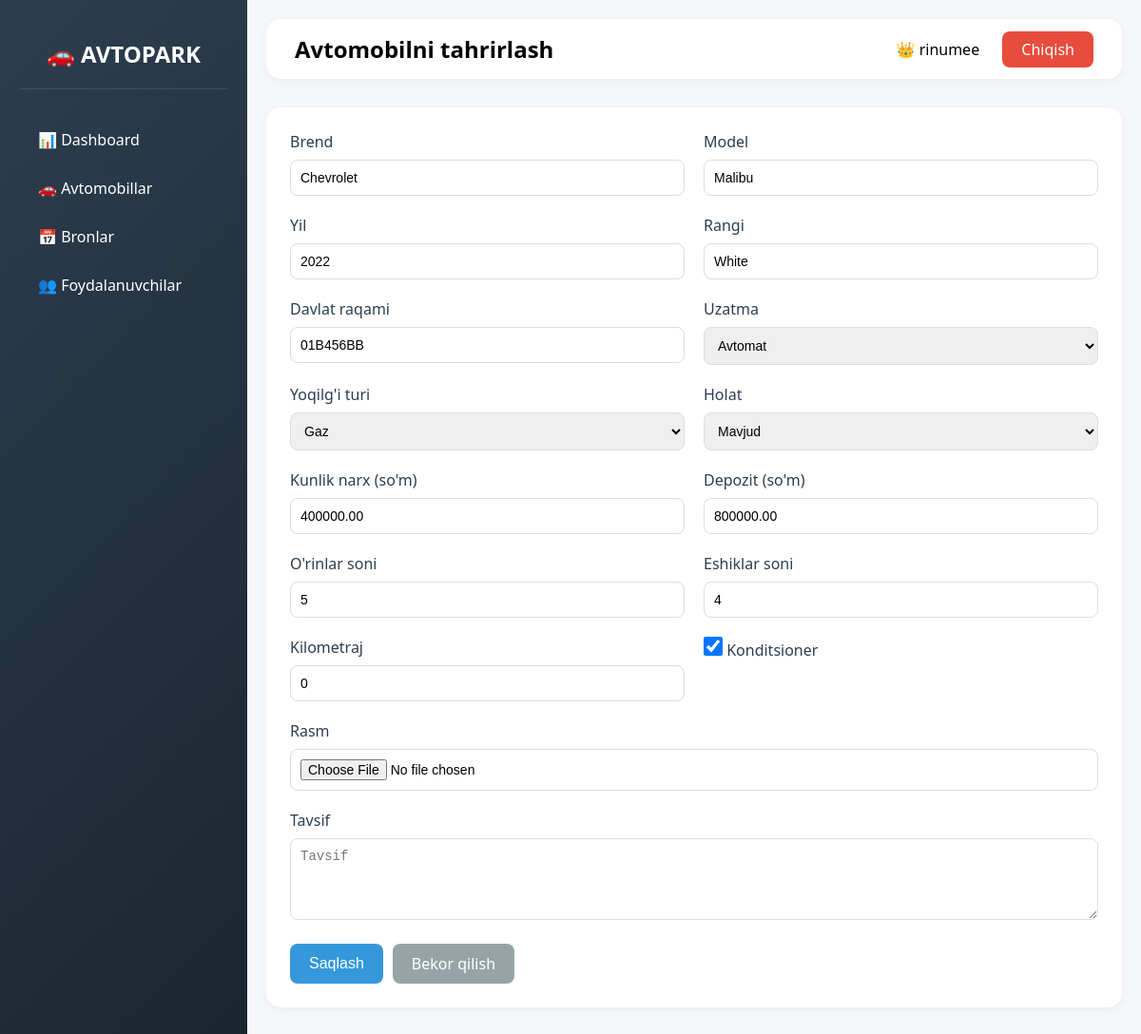
The app's page /cars/2/edit/ (signed in) with its own data.
### accounts/models.py (models this page shows, shortened)
class CustomUser(AbstractUser):
    USER_TYPE_CHOICES = (
        ('user', 'Foydalanuvchi'),
        ('admin', 'Admin'),
    )
    user_type = models.CharField(max_length=10, choices=USER_TYPE_CHOICES, default='user')
    phone = models.CharField(max_length=20, unique=True)
    full_name = models.CharField(max_length=200)
    address = models.TextField(blank=True, null=True)
    passport_series = models.CharField(max_length=20, blank=True, null=True)
    created_at = models.DateTimeField(auto_now_add=True)

### cars/models.py (models this page shows, shortened)
class Car(models.Model):
    TRANSMISSION_CHOICES = (
        ('manual', 'Mexanik'),
        ('automatic', 'Avtomat'),
    )
    FUEL_CHOICES = (
        ('petrol', 'Benzin'),
        ('diesel', 'Dizel'),
        ('gas', 'Gaz'),
        ('electric', 'Elektrik'),
    )
    STATUS_CHOICES = (
        ('available', 'Mavjud'),
        ('rented', 'Ijarada'),
        ('maintenance', 'Texnik xizmatda'),
        ('unavailable', 'Mavjud emas'),
    )
    brand = models.CharField(max_length=100)
    model = models.CharField(max_length=100)
    year = models.IntegerField()
    color = models.CharField(max_length=50)
    license_plate = models.CharField(max_length=20, unique=True)
    transmission = models.CharField(max_length=20, choices=TRANSMISSION_CHOICES)
    fuel_type = models.CharField(max_length=20, choices=FUEL_CHOICES)
    price_per_day = models.DecimalField(max_digits=10, decimal_places=2)
    price_per_hour = models.DecimalField(max_digits=10, decimal_places=2, null=True, blank=True)
    deposit = models.DecimalField(max_digits=10, decimal_places=2, default=0)
    mileage = models.IntegerField(default=0)
    seats = models.IntegerField(default=5)
    doors = models.IntegerField(default=4)
    air_conditioner = models.BooleanField(default=True)
    image = models.ImageField(upload_to='cars/', null=True, blank=True)
    description = models.TextField(blank=True, null=True)
    status = models.CharField(max_length=20, choices=STATUS_CHOICES, default='available')
    created_at = models.DateTimeField(auto_now_add=True)

### cars/views.py (the view)
# urls.py: path('<int:car_id>/edit/', views.car_edit, name='car_edit'),
@login_required
@user_passes_test(is_admin)
def car_edit(request, car_id):
    car = get_object_or_404(Car, id=car_id)
    if request.method == 'POST':
        form = CarForm(request.POST, request.FILES, instance=car)
        if form.is_valid():
            form.save()
            messages.success(request, f'{car.full_name} muvaffaqiyatli yangilandi!')
            return redirect('car_list')
    else:
        form = CarForm(instance=car)
    return render(request, 'cars/car_form.html', {
        'form': form,
        'title': 'Avtomobilni tahrirlash',
        'button_text': 'Saqlash',
        'car': car
    })

### cars/views.py (called while the page is built)
def is_admin(user):
    return user.is_authenticated and (user.user_type == 'admin' or user.is_staff)

### templates/cars/car_form.html (shortened to what this page needs)
<!DOCTYPE html>
<html lang="uz">
<head>
</head>
<body>
    <div class="sidebar">
        <div class="logo">🚗 AVTOPARK</div>
        <div class="nav-item"><a href="{% url 'admin_dashboard' %}">📊 Dashboard</a></div>
        <div class="nav-item"><a href="{% url 'car_list' %}">🚗 Avtomobillar</a></div>
        <div class="nav-item"><a href="{% url 'booking_list' %}">📅 Bronlar</a></div>
        <div class="nav-item"><a href="{% url 'admin_user_list' %}">👥 Foydalanuvchilar</a></div>
    </div>
    <div class="main-content">
        <div class="top-bar">
            <h2>{{ title }}</h2>
            <div>
                <span style="margin-right: 20px;">👑 {{ user.full_name }}</span>
                <a href="{% url 'logout' %}" class="logout-btn">Chiqish</a>
            </div>
        </div>
        <div class="section">
            <form method="post" enctype="multipart/form-data">
                <div class="form-row">
                    <div class="form-group">
                        <label>Brend</label>
                        {{ form.brand }}
                    </div>
                    <div class="form-group">
                        <label>Model</label>
                        {{ form.model }}
                    </div>
                </div>
                <div class="form-row">
                    <div class="form-group">
                        <label>Yil</label>
                        {{ form.year }}
                    </div>
                    <div class="form-group">
                        <label>Rangi</label>
                        {{ form.color }}
                    </div>
                </div>
                <div class="form-row">
                    <div class="form-group">
                        <label>Davlat raqami</label>
                        {{ form.license_plate }}
                    </div>
                    <div class="form-group">
                        <label>Uzatma</label>
                        {{ form.transmission }}
                    </div>
                </div>
                <div class="form-row">
                    <div class="form-group">
                        <label>Yoqilg'i turi</label>
                        {{ form.fuel_type }}
                    </div>
                    <div class="form-group">
                        <label>Holat</label>
                        {{ form.status }}
                    </div>
                </div>
                <div class="form-row">
                    <div class="form-group">
                        <label>Kunlik narx (so'm)</label>
                        {{ form.price_per_day }}
                    </div>
                    <div class="form-group">
                        <label>Depozit (so'm)</label>
                        {{ form.deposit }}
                    </div>
                </div>
                <div class="form-row">
                    <div class="form-group">
                        <label>O'rinlar soni</label>
                        {{ form.seats }}
                    </div>
                    <div class="form-group">
                        <label>Eshiklar soni</label>
                        {{ form.doors }}
                    </div>
                </div>
                <div class="form-row">
                    <div class="form-group">
                        <label>Kilometraj</label>
                        {{ form.mileage }}
                    </div>
                    <div class="form-group">
                        <label class="form-check">
                            {{ form.air_conditioner }}
                            <span>Konditsioner</span>
                        </label>
                    </div>
                </div>
                <div class="form-group">
                    <label>Rasm</label>
                    {{ form.image }}
                </div>
                <div class="form-group">
                    <label>Tavsif</label>
                    {{ form.description }}
                </div>
                <div style="display: flex; gap: 10px; margin-top: 20px;">
                    <button type="submit" class="btn btn-primary">{{ button_text }}</button>
                    <a href="{% url 'car_list' %}" class="btn btn-secondary">Bekor qilish</a>
                </div>
            </form>
        </div>
    </div>
</body>
</html>

### templates/cars/car_form.html (style rules this page uses)
* { margin: 0; padding: 0; box-sizing: border-box; }
body { font-family: 'Segoe UI', Tahoma, Geneva, Verdana, sans-serif; background: #f5f7fa; }
.sidebar { width: 260px; background: linear-gradient(135deg, #2c3e50 0%, #1a252f 100%); color: white; position: fixed; height: 100%; padding: 20px; }
.logo { font-size: 24px; font-weight: bold; text-align: center; padding: 20px 0; border-bottom: 1px solid rgba(255,255,255,0.1); margin-bottom: 30px; }
.nav-item { padding: 12px 20px; margin: 5px 0; border-radius: 10px; cursor: pointer; transition: all 0.3s; }
.nav-item a { color: white; text-decoration: none; display: block; }
.main-content { margin-left: 260px; padding: 20px; }
.top-bar { background: white; padding: 15px 30px; border-radius: 15px; margin-bottom: 30px; display: flex; justify-content: space-between; align-items: center; box-shadow: 0 2px 10px rgba(0,0,0,0.05); }
.logout-btn { background: #e74c3c; color: white; padding: 8px 20px; border-radius: 8px; text-decoration: none; }
.section { background: white; border-radius: 15px; padding: 25px; margin-bottom: 30px; box-shadow: 0 2px 10px rgba(0,0,0,0.05); }
.form-group { margin-bottom: 20px; }
.form-group label { display: block; margin-bottom: 8px; font-weight: 500; color: #2c3e50; }
.form-control { width: 100%; padding: 10px; border: 1px solid #ddd; border-radius: 8px; font-size: 14px; }
.form-row { display: grid; grid-template-columns: repeat(auto-fit, minmax(300px, 1fr)); gap: 20px; }
.btn { padding: 10px 20px; border: none; border-radius: 8px; cursor: pointer; font-size: 16px; text-decoration: none; display: inline-block; }
.btn-primary { background: #3498db; color: white; }
.btn-secondary { background: #95a5a6; color: white; }
.form-check { display: flex; align-items: center; gap: 10px; }
.form-check-input { width: 20px; height: 20px; }

### records on screen
CustomUser: full_name "rinumee"
Car: brand "Chevrolet", model "Malibu", year "2022", color "White", license_plate "01B456BB", transmission "Avtomat", fuel_type "Gaz", status "Mavjud", price_per_day "400000.00", deposit "800000.00", seats "5", doors "4", mileage "0", air_conditioner "☑"

### other values on screen
{{ title }} "Avtomobilni tahrirlash"
{{ button_text }} "Saqlash"
